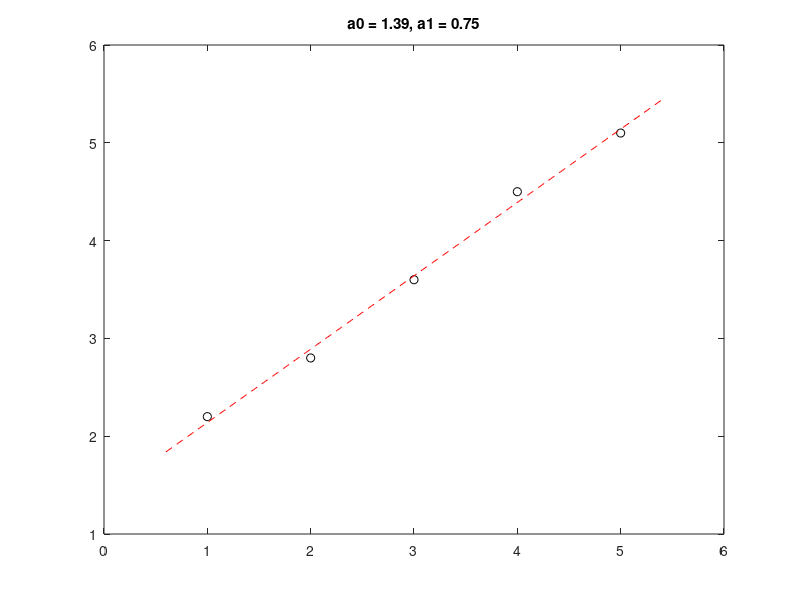

Recreate this plot in MATLAB.
clear all; % Clear all variables from the workspace
clc;       % Clear the command window

% Load data from a text file
% Assumes the file 'random_data.txt' has two columns: x values and y values
data = load('random_data.txt');
x = data(:,1); % Extract first column as x
y = data(:,2); % Extract second column as y
n = length(x); % Number of data points

% Calculate the necessary summations for linear regression
Sx = sum(x);         % Sum of x values
Sy = sum(y);         % Sum of y values
Sxy = sum(x.*y);     % Sum of x*y products
Sxx = sum(x.^2);     % Sum of x squared

% Calculate slope (a1) and intercept (a0) using the least squares formulas
a1 = (n*Sxy - Sx*Sy) / (n*Sxx - Sx^2); % Slope
a0 = (Sxx*Sy - Sxy*Sx) / (n*Sxx - Sx^2); % Intercept

% Plot the original data points
plot(x, y, 'ko'); % 'ko' means black circles for data points
hold on;

% Generate x values for the fitted line
xi = min(x); % Minimum x value
xf = max(x); % Maximum x value
width = xf - xi;
% Extend the plot slightly beyond the data range for better visualization
x_fit = linspace(xi-0.1*width, xf+0.1*width, 250); 

% Plot the fitted line
plot(x_fit, a0 + a1*x_fit, 'r--'); % 'r--' means red dashed line
hold off;

% Add a title showing the fitted coefficients
title(sprintf('a0 = %g, a1 = %g', a0, a1));
